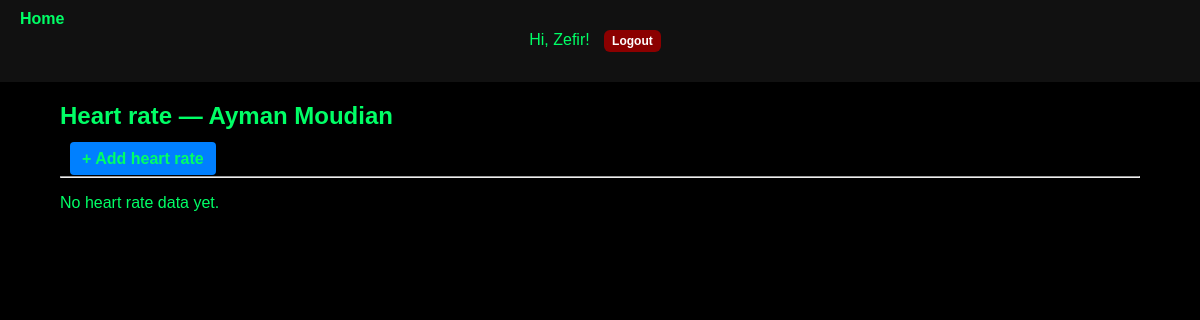
The page /heart-rate/boxer/4/ (signed in) on the database as committed earlier.
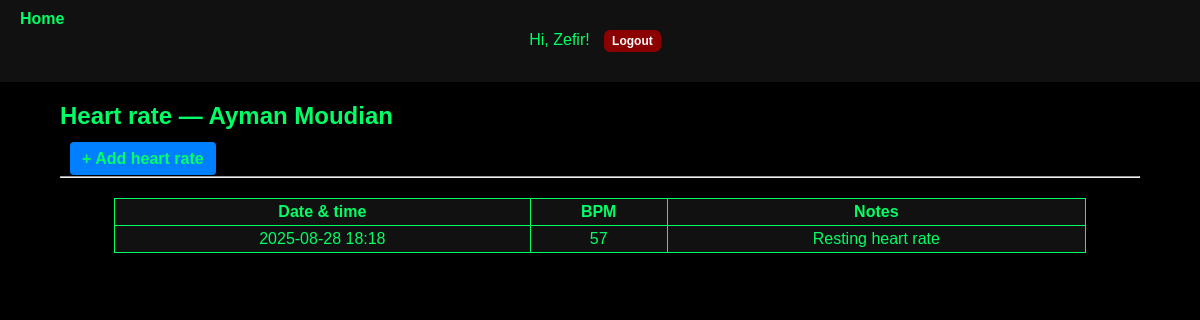
The same page on the database as committed later.
### BoxersPresenceApp/models.py (models this page shows, shortened)
class HeartRate(models.Model):
    boxer = models.ForeignKey("BoxersPresenceApp.Boxer", on_delete=models.CASCADE, related_name="heart_rates")
    measured_at = models.DateTimeField(db_index=True)
    bpm = models.PositiveIntegerField()
    notes = models.TextField(blank=True, default="")
    class Meta:
        ordering = ["-measured_at"]

### BoxersPresenceApp/views.py (the view)
# urls.py: path('heart-rate/boxer/<int:boxer_id>/', views.HeartRateDetailView.as_view(), name='heart_rate_detail'),
class HeartRateDetailView(LoginRequiredMixin, DetailView):
    model = Boxer
    template_name = "heartrate/boxer_detail.html"
    pk_url_kwarg = "boxer_id"
    def get_queryset(self):
        return _scoped_boxers(self.request)

### BoxersPresenceApp/context_processors.py (called while the page is built)
def role_flags(request):
    is_parent = False
    if getattr(request, "user", None) and request.user.is_authenticated:
        try:
            request.user.parent_profile
            is_parent = True
        except ParentProfile.DoesNotExist:
            pass
    return {"is_parent": is_parent}

### BoxersPresenceApp/views.py (called while the page is built)
def _scoped_boxers(request):
    user = request.user
    if user.is_superuser:
        return Boxer.objects.all()
    cp = getattr(user, "coachprofile", None)
    gym = getattr(cp, "gym", None)
    if gym:
        return Boxer.objects.filter(Q(coaches=user) | Q(gym=gym) | Q(shared_with_gyms=gym)).distinct()
    return Boxer.objects.filter(coaches=user).distinct()

### templates/heartrate/boxer_detail.html
{% extends "base.html" %}
{% block content %}
<h2>Heart rate — {{ object.name }}</h2>
<a class="btn"
   href="{% url 'heart_rate_add' boxer_id=object.id %}?next={{ request.get_full_path|urlencode }}">
  + Add heart rate
</a>
<hr>
{% if object.heart_rates.exists %}
  <table>
    <thead>
      <tr>
        <th>Date & time</th>
        <th>BPM</th>
        <th>Notes</th>
      </tr>
    </thead>
    <tbody>
      {% for hr in object.heart_rates.all %}
        <tr>
          <td>{{ hr.measured_at|date:"Y-m-d H:i" }}</td>
          <td>{{ hr.bpm }}</td>
          <td>{{ hr.notes }}</td>
        </tr>
      {% endfor %}
    </tbody>
  </table>
{% else %}
  <p>No heart rate data yet.</p>
{% endif %}
{% endblock %}

Rows that differ between the two databases and show on the page:
added HeartRate: measured_at "2025-08-28 18:18", bpm "57", notes "Resting heart rate"
Other text that changed with them:
text no longer shown: "No heart rate data yet."
text now shown: "Date & time BPM Notes"
